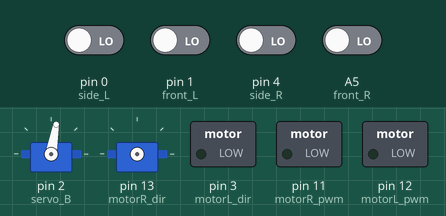
The program below on a simulated Arduino Leonardo, built with avr-gcc and run on an emulated ATmega32U4. On the bench: 2 × servo, switched loads named in the program (green lamp = pin HIGH). Wiring (inferred from the names in the program): servo: signal pin 13. Inputs (shaded band) come from the test bench; at power-on: A5 (front_R), pin 0 (side_L), pin 1 (front_L), pin 4 (side_R) LOW. Servo pulses on a pin are drawn as a servo (544–2400 µs = 0–180°); pins used as bus, display or sensor lines are not drawn; what the program prints to the serial monitor is not drawn.

Above: at 1.2 s.
1.3 s: pin 0 (side_L) driven HIGH
At 2.5 s:
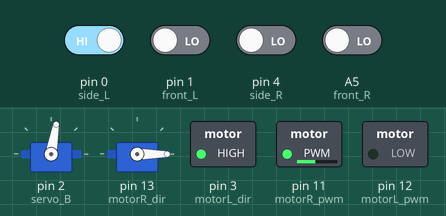
2.8 s: A5 (front_R) driven HIGH
At 4.0 s:
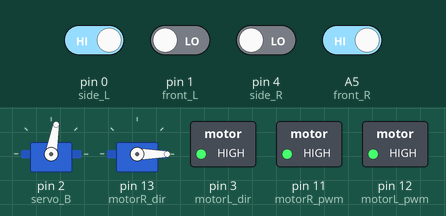
4.3 s: pin 1 (front_L) driven HIGH
5.8 s: A5 (front_R) driven LOW
At 6.9 s:
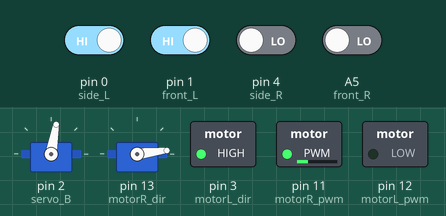
7.7 s: A5 (front_R) driven HIGH
At 8.3 s:
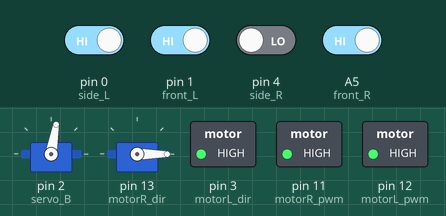
9.2 s: pin 1 (front_L) driven LOW
Timing chart, 0 to 11.7 s (numbered marks = the images above; inputs shaded):
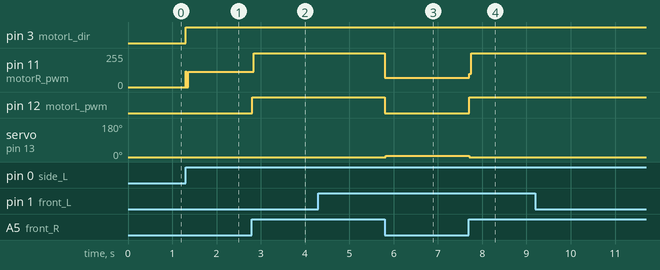

The program:

main.cpp
```cpp
#include <Arduino.h>

#include <Servo.h>

// #define line_R A2
// #define line_I A5
#define front_R A5
int side_L = 0;
int front_L = 1;
int side_R = 4;

int servo_B = 2;
// int startPin = 10;

int motorL_pwm = 12;
int motorL_dir = 3;

int motorR_pwm = 11;
int motorR_dir = 13;

// int v_Line;
int v_Front;
int v_Side;

int proportionalUsed;
int counter;

Servo FLAG;

// ------------------------- Sensors Functions ------------------------- .

int frontSensors()
{
  int frontL = digitalRead(front_L);
  int frontR = digitalRead(front_R) * 2;

  int addition_Front = frontL + frontR;

  return addition_Front;
}

int sideSensors()
{
  int sideL = digitalRead(side_L);
  int sideR = digitalRead(side_R) * 2;

  int addition_Side = sideL + sideR;

  return addition_Side;
}

// ------------------------- Stop Functions ------------------------- .

void stopi(bool reverse)
{
  if (reverse == false)
  {
    digitalWrite(motorL_dir, HIGH);
    digitalWrite(motorL_pwm, LOW);

    digitalWrite(motorR_dir, HIGH);
    digitalWrite(motorR_pwm, LOW);
  }
  else if (reverse == true)
  {
    digitalWrite(motorL_dir, LOW);
    digitalWrite(motorL_pwm, LOW);

    digitalWrite(motorR_dir, LOW);
    digitalWrite(motorR_pwm, LOW);
  }
}

// ------------------------- Motors Functions ------------------------- .

void goForward(int powerL_f, int powerR_f, int workTime_f)
{
  digitalWrite(motorL_dir, LOW);
  analogWrite(motorL_pwm, powerL_f);

  digitalWrite(motorR_dir, LOW);
  analogWrite(motorR_pwm, powerR_f);

  delay(workTime_f);
  stopi(false);
}

void goBack(int powerL_b, int powerR_b, int workTime_b)
{
  digitalWrite(motorL_dir, HIGH);
  analogWrite(motorL_pwm, powerL_b);

  digitalWrite(motorR_dir, HIGH);
  analogWrite(motorR_pwm, powerR_b);

  delay(workTime_b);
  stopi(true);
}

void goFull_back()
{
  digitalWrite(motorL_dir, HIGH);
  digitalWrite(motorL_pwm, LOW);

  digitalWrite(motorR_dir, HIGH);
  analogWrite(motorR_pwm, 255);
}

void goFull_left()
{
  digitalWrite(motorL_dir, HIGH);
  analogWrite(motorL_pwm, 255);

  digitalWrite(motorR_dir, LOW);
  analogWrite(motorR_pwm, 255);
}

void goFull_right()
{
  digitalWrite(motorL_dir, HIGH);
  analogWrite(motorL_pwm, 255);

  digitalWrite(motorR_dir, HIGH);
  analogWrite(motorR_pwm, 255);
}

// ------------------------- Proportional Functions ------------------------- .

void goForward_proportional(int workTime_fp)
{
  for (int i = 5; i < 255; i = i + 50)
  {
    if (i < 200)
    {
      goForward(i, i, round(workTime_fp / 4));
    }
    else
    {
      goForward(i, i, workTime_fp);
    }
  }
}

void goRight(bool curve_r, int power_r, int workTime_r, int relation_r)
{
  if (curve_r == true)
  {
    digitalWrite(motorL_dir, LOW);
    analogWrite(motorL_pwm, power_r);

    digitalWrite(motorR_dir, LOW);
    analogWrite(motorR_pwm, round(power_r / relation_r));

    delay(workTime_r);
    stopi(false);
  }
  else if (curve_r == false)
  {
    digitalWrite(motorL_dir, LOW);
    analogWrite(motorL_pwm, power_r);

    digitalWrite(motorR_dir, HIGH);
    analogWrite(motorR_pwm, power_r);

    delay(workTime_r);
    stopi(false);
  }
}

void goLeft(bool curve_l, int power_l, int workTime_l, int relation_l)
{
  if (curve_l == true)
  {
    digitalWrite(motorR_dir, LOW);
    analogWrite(motorR_pwm, power_l);

    digitalWrite(motorL_dir, LOW);
    analogWrite(motorL_pwm, round(power_l / relation_l));

    delay(workTime_l);
    stopi(false);
  }
  else if (curve_l == false)
  {
    digitalWrite(motorL_dir, HIGH);
    analogWrite(motorL_pwm, power_l);

    digitalWrite(motorR_dir, LOW);
    analogWrite(motorR_pwm, power_l);

    delay(workTime_l);
    stopi(false);
  }
}

void setup()
{
  Serial.begin(9600);
  FLAG.attach(servo_B);

  // pinMode(startPin, INPUT);
  //   pinMode(line_L, INPUT);
  //  pinMode(line_R, INPUT);
  pinMode(side_L, INPUT);
  pinMode(side_R, INPUT);
  pinMode(front_L, INPUT);
  pinMode(front_R, INPUT);

  pinMode(motorL_pwm, OUTPUT);
  pinMode(motorL_dir, OUTPUT);
  pinMode(motorR_pwm, OUTPUT);
  pinMode(motorR_dir, OUTPUT);
  pinMode(servo_B, OUTPUT);

  // v_Line = 0;
  v_Front = 0;
  v_Side = 0;

  proportionalUsed = 0;
  counter = 0;

  FLAG.write(80);

  stopi(true);
}

void loop()
{
start:
  // if (digitalRead(startPin) == HIGH) {
  // FLAG.write(190);

  // ---------- Line ----------
  // if (analogRead(line_I) < 600)
  // {
  //   Serial.println("Linea - izq");
  // goFull_back();
  // delay(30);
  // goFull_right();
  // delay(20);
  // stopi(true);
  // goto start;
  // }

  // ---------- Front ----------

  v_Front = frontSensors();
  if (v_Front == 3)
  {
    if (proportionalUsed == 0)
    {
      Serial.println("Enfrente - ambos");
      goFull_left();
      proportionalUsed = 1;
      goto start;
    }
    else if (proportionalUsed == 1)
    {
      goFull_left();
      goto start;
    }
  }
  else if (v_Front == 1)
  {
    Serial.println("Enfrente - izquierda");
    goLeft(false, 70, 10, 1);
    proportionalUsed = 0;
    goto start;
  }
  else if (v_Front == 2)
  {
    Serial.println("Enfrente - derecha");
    goFull_right();
    proportionalUsed = 0;
    goto start;
  }

  // ---------- Side ----------

  v_Side = sideSensors();

  if (v_Side == 1)
  {
    Serial.println("Lado - izquierda");
    goLeft(false, 120, 10, 1);
    proportionalUsed = 0;
    goto start;
  }
  else if (v_Side == 2)
  {
    Serial.println("Lado - derecha");
    goFull_right();
    proportionalUsed = 0;
    goto start;
  }
  else
  {
    proportionalUsed = 0;
    if (counter == 20000)
    {
      goFull_left();
      delay(7);
      stopi(true);
      counter = 0;
    }
    else
    {
      stopi(true);
      counter++;
      Serial.println(counter);
    }
    goto start;
  }
  // } else {
  //   Serial.println("Apagado");
  //   stopi(false);
  //   proportionalUsed = 0;
  //   FLAG.write(90);
  // }

} // <<<---loop end
```

Measured:
- after the input at 1.3 s, pin 3 (motorL_dir): LOW → HIGH at once; pin 11 (motorR_pwm): 0/255 → 115/255 at once
- after the input at 2.8 s, pin 11 (motorR_pwm): 115/255 → 255/255 at once; pin 12 (motorL_pwm): LOW → HIGH at once
- after the input at 5.8 s, pin 11 (motorR_pwm): 255/255 → 70/255 at once; pin 12 (motorL_pwm): HIGH → LOW at once; servo on pin 13 (motorR_dir): 0° → 7° at once
- after the input at 7.7 s, pin 11 (motorR_pwm): 70/255 → 255/255 at once; pin 12 (motorL_pwm): LOW → HIGH at once; servo on pin 13 (motorR_dir): 7° → 0° at once
